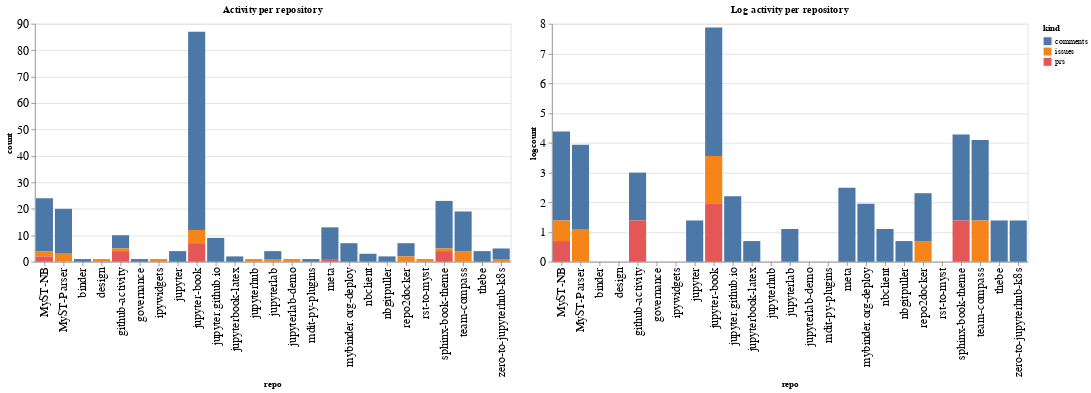

Write notebook code for a chart like this one.
### Code cell
ch1 = alt.Chart(repo_summaries, width=600, title="Activity per repository").mark_bar().encode(
    x='repo',
    y='count',
    color='kind',
    tooltip="kind"
)

ch2 = alt.Chart(repo_summaries, width=600, title="Log activity per repository").mark_bar().encode(
    x='repo',
    y='logcount',
    color='kind',
    tooltip="kind"
)

ch1 | ch2

### Figure 1 — Vega-Lite specification as saved in the notebook (floating-point values rounded to 4 significant figures)
{"config": {"axisLeft": {"labelFontSize": 15}, "axisBottom": {"labelFontSize": 15}}, "hconcat": [{"mark": "bar", "encoding": {"color": {"type": "nominal", "field": "kind"}, "tooltip": {"type": "nominal", "field": "kind"}, "x": {"type": "nominal", "field": "repo"}, "y": {"type": "quantitative", "field": "count"}}, "title": "Activity per repository", "width": 600}, {"mark": "bar", "encoding": {"color": {"type": "nominal", "field": "kind"}, "tooltip": {"type": "nominal", "field": "kind"}, "x": {"type": "nominal", "field": "repo"}, "y": {"type": "quantitative", "field": "logcount"}}, "title": "Log activity per repository", "width": 600}], "data": {"name": "data-b07a806c8696b60621ddf25c7fbbce85"}, "$schema": "https://vega.github.io/schema/vega-lite/v4.8.1.json", "datasets": {"data-b07a806c8696b60621ddf25c7fbbce85": [{"repo": "MyST-NB", "kind": "comments", "count": 20, "logcount": 2.996}, {"repo": "MyST-NB", "kind": "issues", "count": 2, "logcount": 0.6931}, {"repo": "MyST-NB", "kind": "prs", "count": 2, "logcount": 0.6931}, {"repo": "MyST-Parser", "kind": "comments", "count": 17, "logcount": 2.833}, {"repo": "MyST-Parser", "kind": "issues", "count": 3, "logcount": 1.099}, {"repo": "binder", "kind": "comments", "count": 1, "logcount": 0.0}, {"repo": "design", "kind": "issues", "count": 1, "logcount": 0.0}, {"repo": "github-activity", "kind": "comments", "count": 5, "logcount": 1.609}, {"repo": "github-activity", "kind": "issues", "count": 1, "logcount": 0.0}, {"repo": "github-activity", "kind": "prs", "count": 4, "logcount": 1.386}, {"repo": "governance", "kind": "comments", "count": 1, "logcount": 0.0}, {"repo": "ipywidgets", "kind": "issues", "count": 1, "logcount": 0.0}, {"repo": "jupyter", "kind": "comments", "count": 4, "logcount": 1.386}, {"repo": "jupyter-book", "kind": "comments", "count": 75, "logcount": 4.317}, {"repo": "jupyter-book", "kind": "issues", "count": 5, "logcount": 1.609}, {"repo": "jupyter-book", "kind": "prs", "count": 7, "logcount": 1.946}, {"repo": "jupyter.github.io", "kind": "comments", "count": 9, "logcount": 2.197}, {"repo": "jupyterbook-latex", "kind": "comments", "count": 2, "logcount": 0.6931}, {"repo": "jupyterhub", "kind": "issues", "count": 1, "logcount": 0.0}, {"repo": "jupyterlab", "kind": "comments", "count": 3, "logcount": 1.099}, {"repo": "jupyterlab", "kind": "issues", "count": 1, "logcount": 0.0}, {"repo": "jupyterlab-demo", "kind": "issues", "count": 1, "logcount": 0.0}, {"repo": "mdit-py-plugins", "kind": "comments", "count": 1, "logcount": 0.0}, {"repo": "meta", "kind": "comments", "count": 12, "logcount": 2.485}, {"repo": "meta", "kind": "prs", "count": 1, "logcount": 0.0}, {"repo": "mybinder.org-deploy", "kind": "comments", "count": 7, "logcount": 1.946}, {"repo": "nbclient", "kind": "comments", "count": 3, "logcount": 1.099}, {"repo": "nbgitpuller", "kind": "comments", "count": 2, "logcount": 0.6931}, {"repo": "repo2docker", "kind": "comments", "count": 5, "logcount": 1.609}, {"repo": "repo2docker", "kind": "issues", "count": 2, "logcount": 0.6931}, {"repo": "rst-to-myst", "kind": "issues", "count": 1, "logcount": 0.0}, {"repo": "sphinx-book-theme", "kind": "comments", "count": 18, "logcount": 2.89}, {"repo": "sphinx-book-theme", "kind": "issues", "count": 1, "logcount": 0.0}, {"repo": "sphinx-book-theme", "kind": "prs", "count": 4, "logcount": 1.386}, {"repo": "team-compass", "kind": "comments", "count": 15, "logcount": 2.708}, {"repo": "team-compass", "kind": "issues", "count": 4, "logcount": 1.386}, {"repo": "thebe", "kind": "comments", "count": 4, "logcount": 1.386}, {"repo": "zero-to-jupyterhub-k8s", "kind": "comments", "count": 4, "logcount": 1.386}, {"repo": "zero-to-jupyterhub-k8s", "kind": "issues", "count": 1, "logcount": 0.0}]}}
